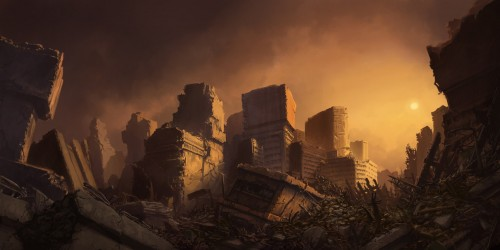
#> input picture How_to_OpenCV/2. Working with Images/1. Getting Started/Images/addImage1.jpg, 500 x 250 px, found by its file name
$ jupyter execute How_to_Arithmetic_Operations_Images_A.ipynb   (shell and % lines are left out)
#> lines starting #> are read from the running program, lines starting #| are printed output that depends on the picture
# Arithmetic operations on Images
### Set-1 (Addition and Subtraction)
Last Updated : 28 Jan, 2019. [Here](https://www.geeksforgeeks.org/arithmetic-operations-on-images-using-opencv-set-1-addition-and-subtraction/). [OpenCV Python Tutorial](https://www.geeksforgeeks.org/opencv-python-tutorial/)

Arithmetic Operations like Addition, Subtraction, and Bitwise Operations(AND, OR, NOT, XOR) can be applied to the input images. These operations can be helpful in enhancing the properties of the input images. The Image arithmetics are important for analyzing the input image properties. The operated images can be further used as an enhanced input image, and many more operations can be applied for clarifying, thresholding, dilating etc of the image.

## Addition of Image:
We can add two images by using function cv2.add(). This directly adds up image pixels in the two images.

```
Syntax: cv2.add(img1, img2)
```

But adding the pixels is not an ideal situation. So, we use cv2.addweighted(). Remember, both images should be of equal size and depth.

```
Syntax: cv2.addWeighted(img1, wt1, img2, wt2, gammaValue)

Parameters:
    img1: First Input Image array(Single-channel, 8-bit or floating-point)
    wt1: Weight of the first input image elements to be applied to the final image
    img2: Second Input Image array(Single-channel, 8-bit or floating-point)
    wt2: Weight of the second input image elements to be applied to the final image
    gammaValue: Measurement of light
```

[cell 1]
# Importing the OpenCV library
import cv2
print(cv2.__version__)
import numpy as np

#The line above is necesary to show Matplotlib's plots inside a Jupyter Notebook
from matplotlib import pyplot as plt

[cell 2]
# Python programe to illustrate
# arithmetic operation of
# addition of two images

# path to input images are specified and
# images are loaded with imread command
image1 = cv2.imread('.\\images\\addImage1.jpg')
#> image1 is the input picture: shape (250, 500, 3); mean B, G, R 34.8, 52.4, 81
image2 = cv2.imread('.\\images\\addImage2.jpg')
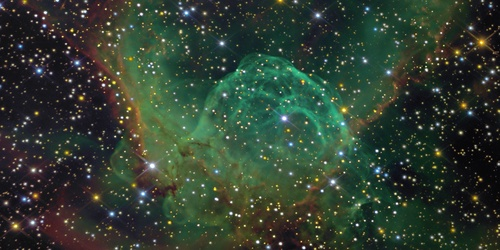
#> input picture How_to_OpenCV/2. Working with Images/1. Getting Started/Images/addImage2.jpg, 500 x 250 px, found by its file name
#> image2 is the input picture: shape (250, 500, 3); mean B, G, R 49.4, 62.5, 48.9

# cv2.addWeighted is applied over the
# image inputs with applied parameters
weightedSum = cv2.addWeighted(image1, 0.5, image2, 0.4, 0)
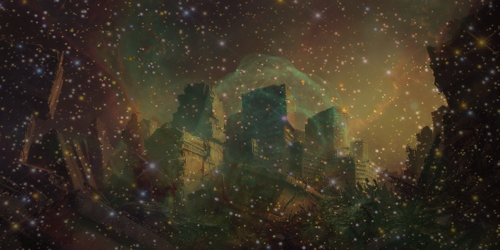
#> weightedSum: shape (250, 500, 3); mean B, G, R 37.2, 51.2, 60

[cell 3]
# the window showing output image
# with the weighted sum
cv2.imshow('Weighted Image', weightedSum)

cv2.waitKey(0)
cv2.destroyAllWindows()

[cell 4]
#Show the image with matplotlib
plt.imshow(weightedSum)
plt.show()

## Subtraction of Image:
Just like addition, we can subtract the pixel values in two images and merge them with the help of cv2.subtract(). The images should be of equal size and depth.

```
Syntax:  cv2.subtract(src1, src2)
```

[cell 5]
# organizing imports
import cv2
import numpy as np

#The line above is necesary to show Matplotlib's plots inside a Jupyter Notebook
from matplotlib import pyplot as plt

[cell 6]
# Python programe to illustrate
# arithmetic operation of
# subtraction of pixels of two images

# path to input images are specified and
# images are loaded with imread command
image1 = cv2.imread('.\\images\\subtract1.jpg')
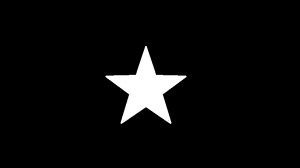
#> input picture How_to_OpenCV/2. Working with Images/1. Getting Started/Images/subtract1.jpg, 300 x 168 px, found by its file name
#> image1 is the input picture: shape (168, 300, 3); min 0, max 255, mean 11.7
image2 = cv2.imread('.\\images\\subtract2.jpg')
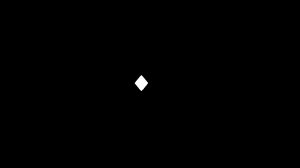
#> input picture How_to_OpenCV/2. Working with Images/1. Getting Started/Images/subtract2.jpg, 300 x 168 px, found by its file name
#> image2 is the input picture: shape (168, 300, 3); min 0, max 255, mean 0.6

# cv2.subtract is applied over the
# image inputs with applied parameters
sub = cv2.subtract(image1, image2)
